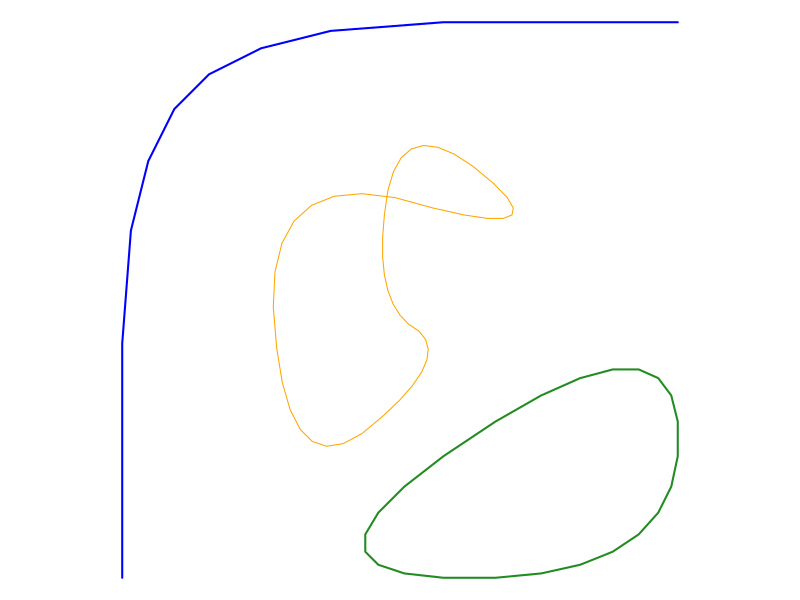

This chart was generated by the following R code:
# R version of the corner cutter.


lerp_neighbors <- function(x, r) {
    # example
    # x:               1, 2, 3, 4
    # left neighbors:  4, 1, 2, 3
    # right neighbors: 2, 3, 4, 1
    # 
    # neighbors and x combined in the correct order:
    # x:         1, 1, 2, 2, 3, 3, 4, 4
    # neighbors: 4, 2, 1, 3, 2, 4, 3, 1
    
    a <- rep(x, each = 2)
    b <- c(rbind(
        c(tail(x, 1), head(x, -1)),
        c(x[-1], x[1])
    ))
    a + (b - a) * r
}


cut <- function(x, y, ratio, closed = TRUE) {
    stopifnot(
        ratio <= 1,
        ratio >= 0,
        length(x) == length(y)
    )
    
    if (ratio > 0.5) {
        ratio <- 1 - ratio
    }
    
    new_x <- lerp_neighbors(x, ratio)
    new_y <- lerp_neighbors(y, ratio)
    
    if (!closed) {
        new_x <- new_x[-c(1, length(new_x))]
        new_y <- new_y[-c(1, length(new_y))]
        new_x[c(1, length(new_x))] <- x[c(1, length(x))]
        new_y[c(1, length(new_y))] <- y[c(1, length(y))]
    }
    
    list(x = new_x, y = new_y)
}


triangle_open <- list(
    x = c(0, 0, 1),
    y = c(0, 1, 1),
    color = "blue",
    width = 2,
    closed = FALSE
)
triangle_closed <- list(
    x = c(1, 0.25, 1),
    y = c(0, 0, 0.5),
    color = "forestgreen",
    width = 2,
    closed = TRUE
)
foo <- list(
    x = c(0.25, 0.8, 0.5, 0.45, 0.6, 0.3),
    y = c(0.75, 0.6, 0.85, 0.5, 0.4, 0.15),
    color = "orange",
    width = 1,
    closed = TRUE
)
polygons <- list(
    triangle_open,
    triangle_closed,
    foo
)

r <- 0.25
n <- 3
for (i in seq_len(n)) {
    for (k in seq_along(polygons)) {
        p <- polygons[[k]]
        new_xy <- cut(p$x, p$y, r, p$closed)
        p$x <- new_xy$x
        p$y <- new_xy$y
        polygons[[k]] <- p
    }
}
    
par(mar = rep(0, 4), pty = "s")
plot(NA, xlim = c(0, 1), ylim = c(0, 1), asp = 1, axes = FALSE, ann = FALSE)
for (p in polygons) {
    if (p$closed) {
        polygon(
            p$x, 
            p$y, 
            border = p$color, 
            lwd = p$width
        )
    } else {
        lines(
            p$x, 
            p$y, 
            col = p$color, 
            lwd = p$width
        )
    }
}
